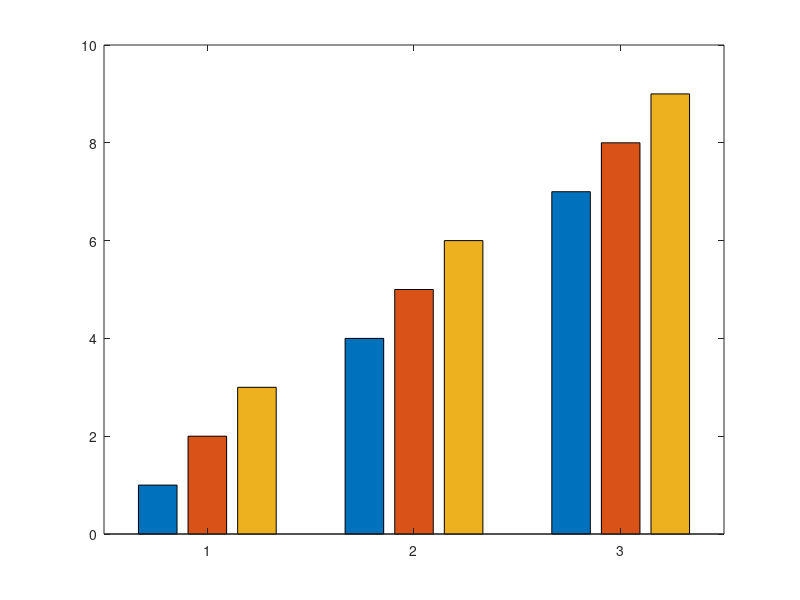
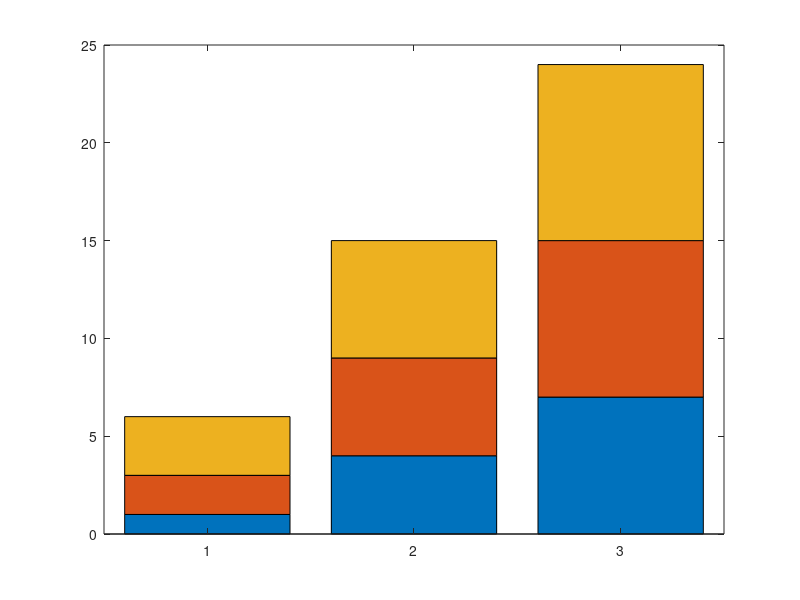
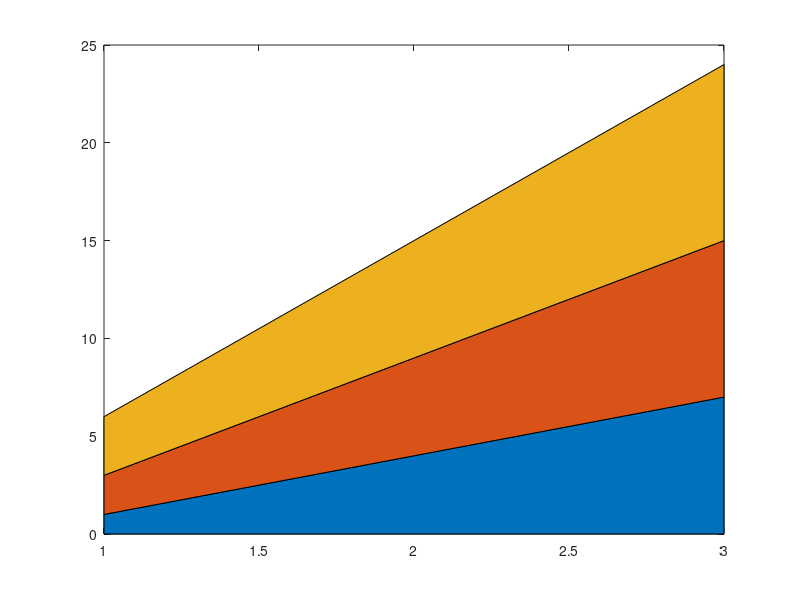
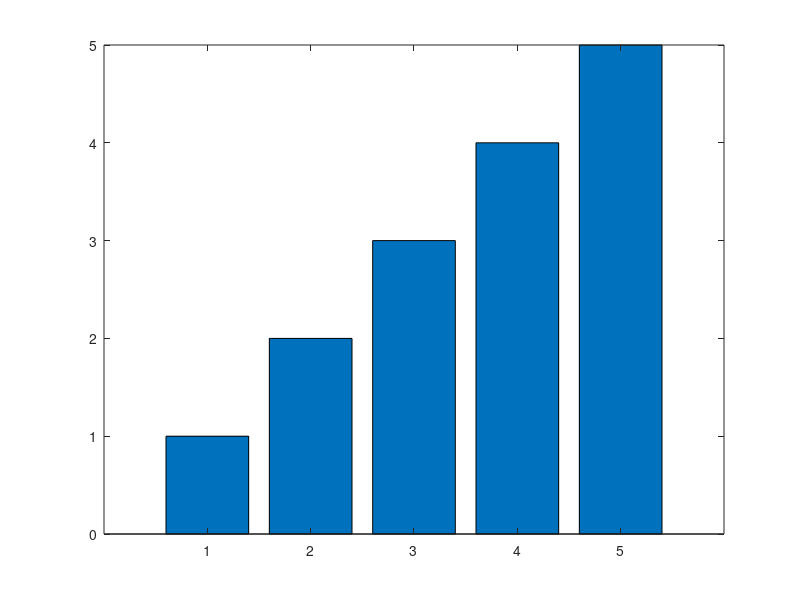

Reproduce these figures in MATLAB, in order.
clear;

% bar(matrix) + area(matrix) — stacked / grouped multi-series.

Y = [1 2 3; 4 5 6; 7 8 9];

% bar — grouped (default)
bar(Y);
fprintf('bar(Y) grouped OK — 3 datasets, sub-pixel offset\n');

% bar — stacked
figure;
bar(Y, 'stacked');
fprintf('bar(Y, stacked) OK — cumulative-sum bars\n');

% area — stacked
figure;
area(Y);
fprintf('area(Y) stacked OK — 3 cumulative-sum areas\n');

% bar — single vector back-compat
figure;
bar([1 2 3 4 5]);
fprintf('bar(vector) single-series OK\n');

fprintf('bar / area matrix smoke DONE\n');
